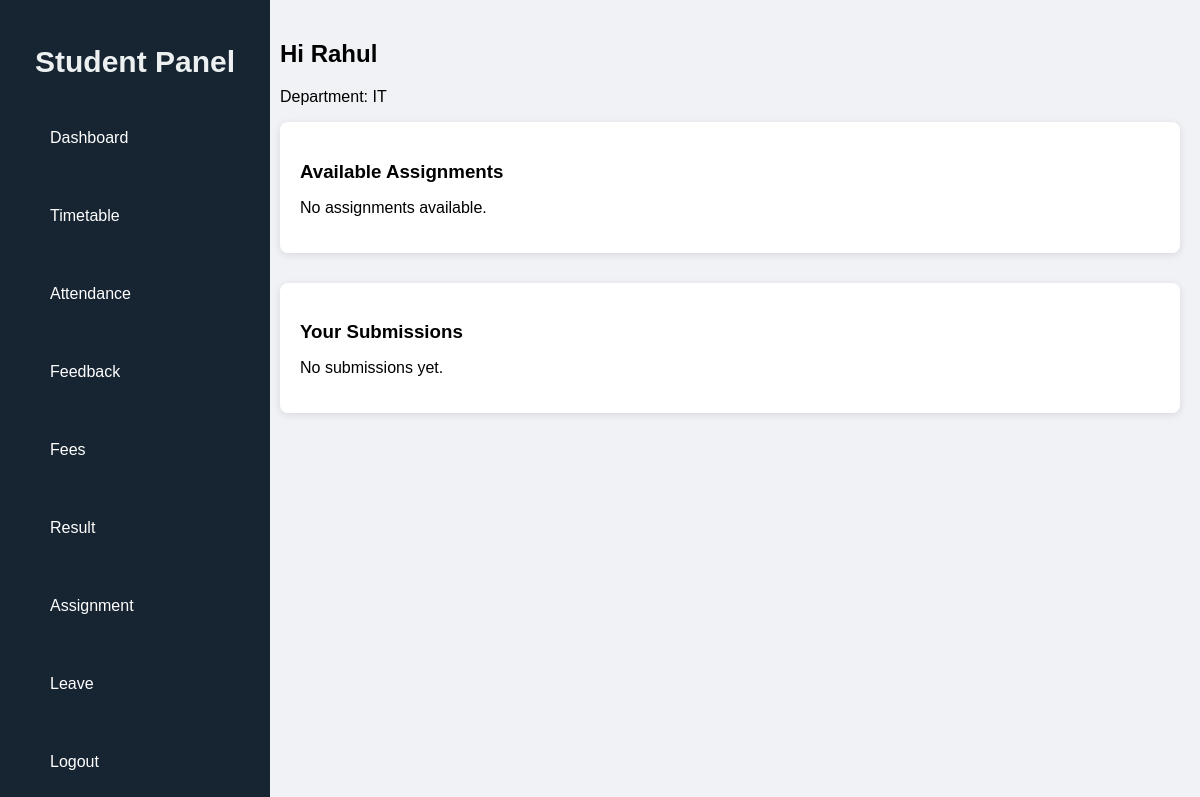
The app's page /student/assignment/ (signed in), older data.
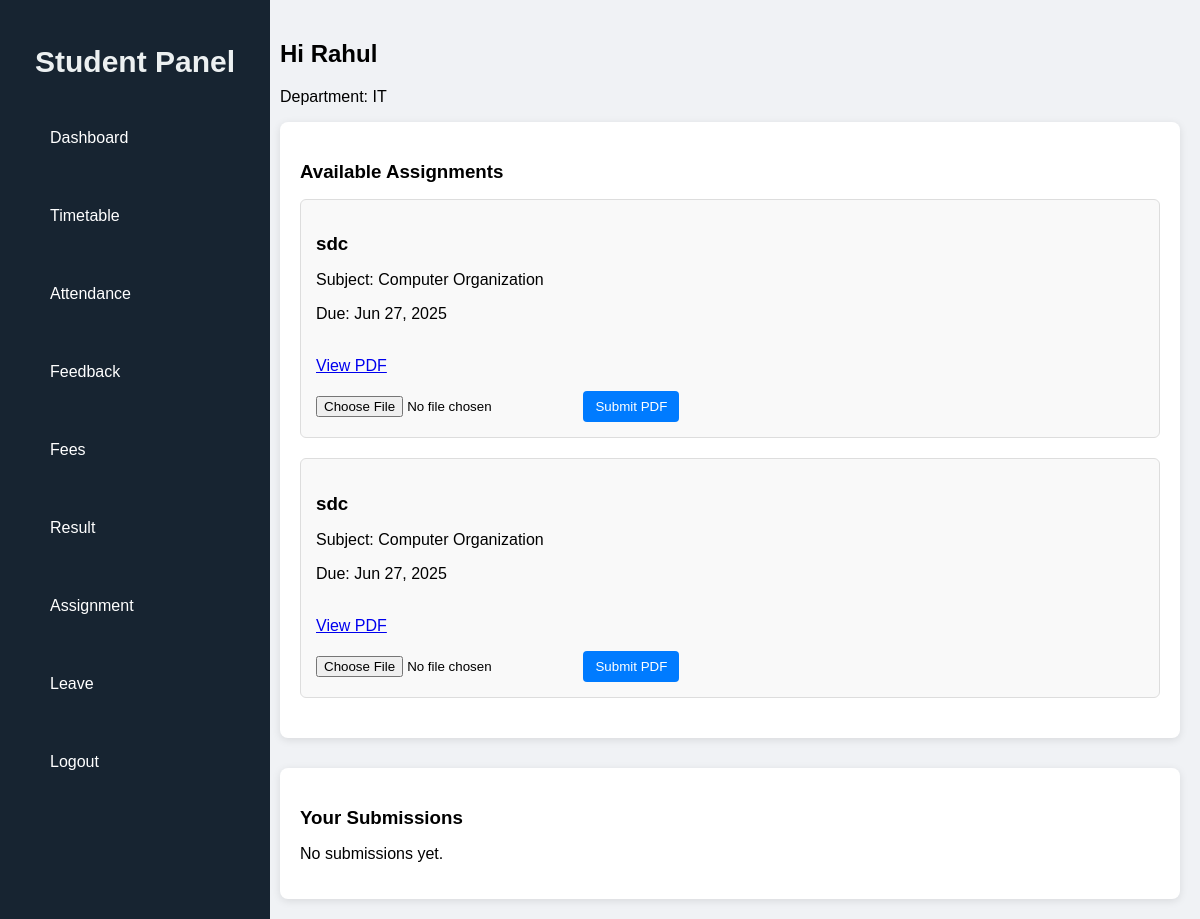
The same page, newer data.
### CMS/models.py (models this page shows, shortened)
class CustomUser(AbstractUser):
    USER_ROLES = (
        ('student', 'Student'),
        ('faculty', 'Faculty'),
        ('hod', 'HOD'),
    )
    user_type = models.CharField(max_length=10, choices=USER_ROLES, default='student')
    email = models.EmailField(unique=True)
    role = models.CharField(max_length=10, choices=USER_ROLES)

class Student(models.Model):
    GENDER_CHOICES = (
        ('Male', 'Male'),
        ('Female', 'Female'),
        ('Other', 'Other'),
    )
    SEMESTER_CHOICES = (
        ('Semester 1', 'Semester 1'),
        ('Semester 2', 'Semester 2'),
        ('Semester 3', 'Semester 3'),
        ('Semester 4', 'Semester 4'),
        ('Semester 5', 'Semester 5'),
        ('Semester 6', 'Semester 6'),
        ('Semester 7', 'Semester 7'),
        ('Semester 8', 'Semester 8'),
    )
    user = models.OneToOneField(CustomUser, on_delete=models.CASCADE)
    roll_number = models.CharField(max_length=20, unique=True)
    department = models.ForeignKey(Department, on_delete=models.CASCADE)
    year = models.IntegerField()
    semester = models.CharField(max_length=10)
    contact_number = models.CharField(max_length=15,unique=True)
    gender = models.CharField(max_length=10, choices=GENDER_CHOICES)
    address = models.TextField()
    session_start = models.DateField()
    session_end = models.DateField()
    class Meta:
        unique_together = ('roll_number', 'year')

class Department(models.Model):
    name = models.CharField(max_length=100)
    def __str__(self):
        return self.name

class Assignment(models.Model):
    SEMESTER_CHOICES = (
        ('Semester 1', 'Semester 1'),
        ('Semester 2', 'Semester 2'),
        ('Semester 3', 'Semester 3'),
        ('Semester 4', 'Semester 4'),
        ('Semester 5', 'Semester 5'),
        ('Semester 6', 'Semester 6'),
        ('Semester 7', 'Semester 7'),
        ('Semester 8', 'Semester 8'),
    )
    subject = models.ForeignKey(Subject, on_delete=models.CASCADE)
    faculty = models.ForeignKey(Faculty, on_delete=models.CASCADE)
    semester = models.CharField(max_length=20,choices=SEMESTER_CHOICES)
    title = models.CharField(max_length=200)
    description = models.TextField()
    due_date = models.DateField()
    file = models.FileField(upload_to='assignments/', null=True, blank=True)

class Subject(models.Model):
    name = models.CharField(max_length=100)
    department = models.ForeignKey(Department, on_delete=models.CASCADE)
    faculty = models.ForeignKey(Faculty, on_delete=models.SET_NULL, null=True)
    semester = models.IntegerField()

### CMS/views.py (the view)
# urls.py: path('student/assignment/', views.assignment_submission, name='student_assignment'),
@login_required #done
def assignment_submission(request):
    student = request.user.student
    assignments = Assignment.objects.filter(subject__department=student.department)
    submissions = Submission.objects.filter(student=student)
    if request.method == "POST":
        assignment_id = request.POST['assignment']
        file = request.FILES['file']
        assignment = Assignment.objects.get(id=assignment_id)
        Submission.objects.create(assignment=assignment, student=student, file=file)
        return redirect("student_assignment")
    return render(request, "student_assignment.html", {
        "assignments": assignments,
        "submissions": submissions
    })

### CMS/templates/student_assignment.html (shortened to what this page needs)
{% load static %}
<!DOCTYPE html>
<html lang="en">
<head>
    <link rel="stylesheet" href="{% static 'css/sidebar.css' %}">
    <link rel="stylesheet" href="{% static 'css/student_assignment.css' %}">
</head>
<body>
<div class="dashboard-container">
    {% include 'student_sidebar.html' %}
    <div class="main-content">
        <div class="welcome-box">
            <h2>Hi {{ request.user.first_name|default:request.user.username }}</h2>
            <p>Department: {{ request.user.student.department }}</p>
        </div>
        <div class="assignment-box">
            <h3>Available Assignments</h3>
            {% if assignments %}
                <ul class="assignment-list">
                    {% for assignment in assignments %}
                    <li>
                            <div>
                                <h3>{{ assignment.title }}</h3>
                                <p>Subject: {{ assignment.subject.name }}</p>
                                <p>Due: {{ assignment.due_date|date:"M d, Y" }}<p><br>
                                <a href="{{ assignment.file.url }}" target="_blank">View PDF</a>
                            </div>
                        <form method="POST" enctype="multipart/form-data" class="submission-form">
                            <input type="file" name="file" accept="application/pdf" required>
                            <button type="submit">Submit PDF</button>
                        </form>
                    </li>
                    {% endfor %}
                </ul>
            {% else %}
                <p>No assignments available.</p>
            {% endif %}
        </div>
        <div class="submission-history">
            <h3>Your Submissions</h3>
            {% if submissions %}
            <table>
                <thead>
                    <tr>
                        <th>Assignment</th>
                        <th>Submitted File</th>
                        <th>Submitted On</th>
                        <th>Status</th>
                    </tr>
                </thead>
                <tbody>
                    {% for submission in submissions %}
                    <tr>
                        <td>{{ submission.assignment.title }}</td>
                        <td><a href="{{ submission.file.url }}" target="_blank">View</a></td>
                        <td>{{ submission.submitted_on|date:"M d, Y H:i" }}</td>
                        <td>{{ submission.approved|yesno:"Approved,Pending" }}</td>
                    </tr>
                    {% endfor %}
                </tbody>
            </table>
            {% else %}
                <p>No submissions yet.</p>
            {% endif %}
        </div>
    </div>
</div>
</body>
</html>

### CMS/templates/student_sidebar.html
<div class="sidebar">
    <h2>Student Panel</h2>
    <ul>
        <li><a href="{% url 'student_dashboard' %}">Dashboard</a></li>
        <li><a href="{% url 'student_timetable' %}">Timetable</a></li>
        <li><a href="{% url 'student_view_attendance' %}">Attendance</a></li>
        <li><a href="{% url 'student_feedback' %}">Feedback</a></li>
        <li><a href="{% url 'student_fees' %}">Fees</a></li>
        <li><a href="{% url 'student_result' %}">Result</a></li>
        <li><a href="{% url 'student_assignment' %}">Assignment</a></li>
        <li><a href="{% url 'apply_leave_student' %}">Leave</a></li>
        <li><a href="{% url 'logout' %}">Logout</a></li>
    </ul>
</div>

### CMS/static/css/sidebar.css (style rules this page uses)
body { margin: 0; font-family: Arial, sans-serif; background-color: #f0f2f5; }
.dashboard-container { display: flex; height: 100vh; }
.main-content { margin-left: 260px; padding: 20px; flex-grow: 1; overflow-y: auto; }
.sidebar { width: 250px; background-color: #172431; color: white; justify-content: space-between; padding: 20px 10px; position: fixed; height: 100%; }
.sidebar h2 { text-align: center; margin-bottom: 20px; font-size: 30px; color: #ecf0f1; }
.sidebar ul { list-style-type: none; padding: 0; margin: 0; }
.sidebar ul li { padding: 15px 20px; }
.sidebar ul li a { color: white; text-decoration: none; display: block; padding: 15px 20px; border-radius: 8px; transition: background-color 0.3s ease; }

### CMS/static/css/student_assignment.css (style rules this page uses)
.assignment-box { background-color: #ffffff; padding: 20px; border-radius: 8px; margin-bottom: 30px; box-shadow: 0 2px 8px rgba(0,0,0,0.1); }
.assignment-box h3 { margin-bottom: 15px; }
.assignment-list { list-style: none; padding-left: 0; }
.assignment-list li { margin-bottom: 20px; padding: 15px; border: 1px solid #ddd; border-radius: 6px; background: #f9f9f9; }
.submission-form { margin-top: 10px; }
.submission-form input[type="file"] { margin-right: 10px; }
.submission-form button { background-color: #007bff; border: none; color: #fff; padding: 8px 12px; border-radius: 4px; cursor: pointer; }
.submission-history { background-color: #ffffff; padding: 20px; border-radius: 8px; box-shadow: 0 2px 8px rgba(0,0,0,0.1); }
.submission-history h3 { margin-bottom: 15px; }

Row changes from the older to the newer data that the page shows:
added Assignment: title "sdc", subject.name "Computer Organization", due_date "Jun 27, 2025"
added Assignment: title "sdc", subject.name "Computer Organization", due_date "Jun 27, 2025"
Text that changed along with them:
text no longer shown: "No assignments available."
